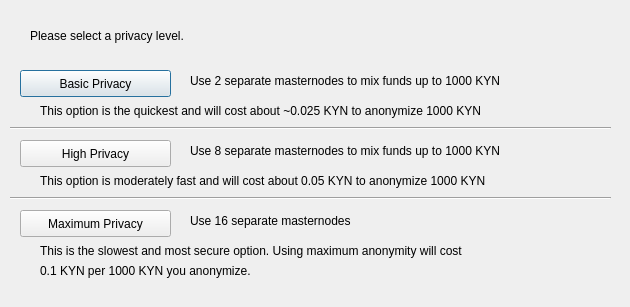
<?xml version="1.0" encoding="UTF-8"?>
<ui version="4.0">
 <class>DarksendConfig</class>
 <widget class="QDialog" name="DarksendConfig">
  <property name="geometry">
   <rect>
    <x>0</x>
    <y>0</y>
    <width>630</width>
    <height>307</height>
   </rect>
  </property>
  <property name="windowTitle">
   <string>Configure PrivateSend</string>
  </property>
  <widget class="QPushButton" name="buttonBasic">
   <property name="geometry">
    <rect>
     <x>20</x>
     <y>70</y>
     <width>151</width>
     <height>27</height>
    </rect>
   </property>
   <property name="text">
    <string>Basic Privacy</string>
   </property>
  </widget>
  <widget class="QPushButton" name="buttonHigh">
   <property name="geometry">
    <rect>
     <x>20</x>
     <y>140</y>
     <width>151</width>
     <height>27</height>
    </rect>
   </property>
   <property name="text">
    <string>High Privacy</string>
   </property>
  </widget>
  <widget class="QPushButton" name="buttonMax">
   <property name="geometry">
    <rect>
     <x>20</x>
     <y>210</y>
     <width>151</width>
     <height>27</height>
    </rect>
   </property>
   <property name="text">
    <string>Maximum Privacy</string>
   </property>
  </widget>
  <widget class="QLabel" name="label">
   <property name="geometry">
    <rect>
     <x>30</x>
     <y>20</y>
     <width>571</width>
     <height>31</height>
    </rect>
   </property>
   <property name="text">
    <string>Please select a privacy level.</string>
   </property>
  </widget>
  <widget class="QLabel" name="label_2">
   <property name="geometry">
    <rect>
     <x>190</x>
     <y>70</y>
     <width>421</width>
     <height>21</height>
    </rect>
   </property>
   <property name="text">
    <string>Use 2 separate masternodes to mix funds up to 1000 KYN</string>
   </property>
  </widget>
  <widget class="QLabel" name="label_3">
   <property name="geometry">
    <rect>
     <x>190</x>
     <y>140</y>
     <width>411</width>
     <height>21</height>
    </rect>
   </property>
   <property name="text">
    <string>Use 8 separate masternodes to mix funds up to 1000 KYN</string>
   </property>
  </widget>
  <widget class="QLabel" name="label_4">
   <property name="geometry">
    <rect>
     <x>190</x>
     <y>210</y>
     <width>421</width>
     <height>21</height>
    </rect>
   </property>
   <property name="text">
    <string>Use 16 separate masternodes</string>
   </property>
  </widget>
  <widget class="QLabel" name="label_6">
   <property name="geometry">
    <rect>
     <x>40</x>
     <y>100</y>
     <width>561</width>
     <height>21</height>
    </rect>
   </property>
   <property name="text">
    <string>This option is the quickest and will cost about ~0.025 KYN to anonymize 1000 KYN</string>
   </property>
  </widget>
  <widget class="QLabel" name="label_7">
   <property name="geometry">
    <rect>
     <x>40</x>
     <y>170</y>
     <width>561</width>
     <height>21</height>
    </rect>
   </property>
   <property name="text">
    <string>This option is moderately fast and will cost about 0.05 KYN to anonymize 1000 KYN</string>
   </property>
  </widget>
  <widget class="QLabel" name="label_8">
   <property name="geometry">
    <rect>
     <x>40</x>
     <y>240</y>
     <width>561</width>
     <height>21</height>
    </rect>
   </property>
   <property name="text">
    <string>This is the slowest and most secure option. Using maximum anonymity will cost</string>
   </property>
  </widget>
  <widget class="QLabel" name="label_9">
   <property name="geometry">
    <rect>
     <x>40</x>
     <y>260</y>
     <width>561</width>
     <height>21</height>
    </rect>
   </property>
   <property name="text">
    <string>0.1 KYN per 1000 KYN you anonymize.</string>
   </property>
  </widget>
  <widget class="Line" name="line">
   <property name="geometry">
    <rect>
     <x>10</x>
     <y>120</y>
     <width>601</width>
     <height>16</height>
    </rect>
   </property>
   <property name="orientation">
    <enum>Qt::Horizontal</enum>
   </property>
  </widget>
  <widget class="Line" name="line_2">
   <property name="geometry">
    <rect>
     <x>10</x>
     <y>190</y>
     <width>601</width>
     <height>16</height>
    </rect>
   </property>
   <property name="orientation">
    <enum>Qt::Horizontal</enum>
   </property>
  </widget>
 </widget>
 <resources/>
 <connections/>
</ui>
